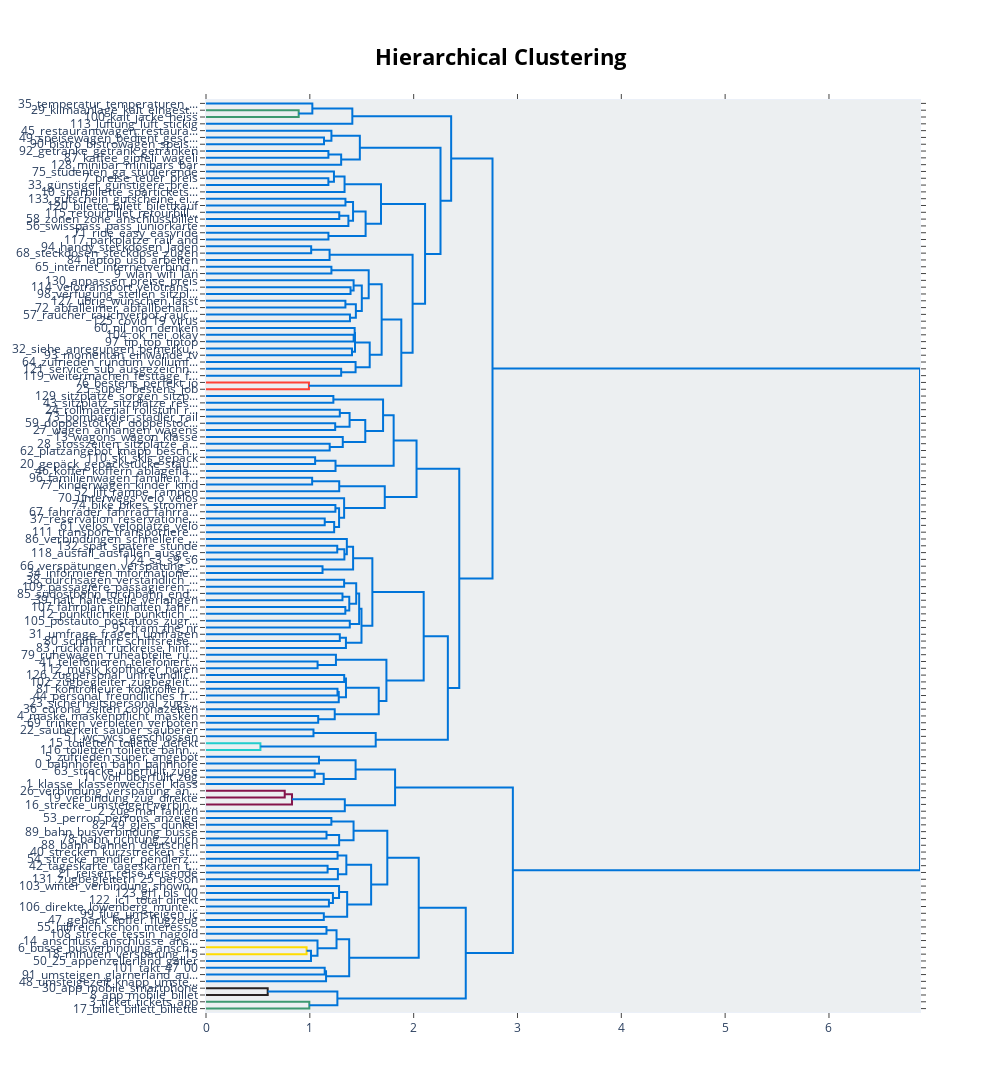

Here is the notebook cell this chart was saved with:
### Code cell
topic_model_2.visualize_hierarchy()

### Figure 1 — Plotly figure (JSON) as saved in the notebook; plotly's stock layout.template omitted (floating-point values rounded to 4 significant figures; data arrays with more than 128 entries replaced by an {"elided": "..."} marker saying what was removed)
{"data": [{"hoverinfo": "text", "marker": {"color": "rgb(61,153,112)"}, "mode": "lines", "type": "scatter", "x": [0, 0.8926, 0.8926, 0], "xaxis": "x", "y": [-15, -15, -25, -25], "yaxis": "y"}, {"hoverinfo": "text", "marker": {"color": "rgb(0,116,217)"}, "mode": "lines", "type": "scatter", "x": [0, 1.024, 1.024, 0.8926], "xaxis": "x", "y": [-5, -5, -20, -20], "yaxis": "y"}, {"hoverinfo": "text", "marker": {"color": "rgb(0,116,217)"}, "mode": "lines", "type": "scatter", "x": [1.024, 1.409, 1.409, 0], "xaxis": "x", "y": [-12.5, -12.5, -35, -35], "yaxis": "y"}, {"hoverinfo": "text", "marker": {"color": "rgb(0,116,217)"}, "mode": "lines", "type": "scatter", "x": [0, 1.137, 1.137, 0], "xaxis": "x", "y": [-55, -55, -65, -65], "yaxis": "y"}, {"hoverinfo": "text", "marker": {"color": "rgb(0,116,217)"}, "mode": "lines", "type": "scatter", "x": [0, 1.208, 1.208, 1.137], "xaxis": "x", "y": [-45, -45, -60, -60], "yaxis": "y"}, {"hoverinfo": "text", "marker": {"color": "rgb(0,116,217)"}, "mode": "lines", "type": "scatter", "x": [0, 1.179, 1.179, 0], "xaxis": "x", "y": [-75, -75, -85, -85], "yaxis": "y"}, {"hoverinfo": "text", "marker": {"color": "rgb(0,116,217)"}, "mode": "lines", "type": "scatter", "x": [1.179, 1.302, 1.302, 0], "xaxis": "x", "y": [-80, -80, -95, -95], "yaxis": "y"}, {"hoverinfo": "text", "marker": {"color": "rgb(0,116,217)"}, "mode": "lines", "type": "scatter", "x": [1.208, 1.482, 1.482, 1.302], "xaxis": "x", "y": [-52.5, -52.5, -87.5, -87.5], "yaxis": "y"}, {"hoverinfo": "text", "marker": {"color": "rgb(0,116,217)"}, "mode": "lines", "type": "scatter", "x": [0, 1.179, 1.179, 0], "xaxis": "x", "y": [-115, -115, -125, -125], "yaxis": "y"}, {"hoverinfo": "text", "marker": {"color": "rgb(0,116,217)"}, "mode": "lines", "type": "scatter", "x": [0, 1.232, 1.232, 1.179], "xaxis": "x", "y": [-105, -105, -120, -120], "yaxis": "y"}, {"hoverinfo": "text", "marker": {"color": "rgb(0,116,217)"}, "mode": "lines", "type": "scatter", "x": [1.232, 1.335, 1.335, 0], "xaxis": "x", "y": [-112.5, -112.5, -135, -135], "yaxis": "y"}, {"hoverinfo": "text", "marker": {"color": "rgb(0,116,217)"}, "mode": "lines", "type": "scatter", "x": [0, 1.343, 1.343, 0], "xaxis": "x", "y": [-145, -145, -155, -155], "yaxis": "y"}, {"hoverinfo": "text", "marker": {"color": "rgb(0,116,217)"}, "mode": "lines", "type": "scatter", "x": [0, 1.283, 1.283, 0], "xaxis": "x", "y": [-165, -165, -175, -175], "yaxis": "y"}, {"hoverinfo": "text", "marker": {"color": "rgb(0,116,217)"}, "mode": "lines", "type": "scatter", "x": [1.283, 1.371, 1.371, 0], "xaxis": "x", "y": [-170, -170, -185, -185], "yaxis": "y"}, {"hoverinfo": "text", "marker": {"color": "rgb(0,116,217)"}, "mode": "lines", "type": "scatter", "x": [1.343, 1.416, 1.416, 1.371], "xaxis": "x", "y": [-150, -150, -177.5, -177.5], "yaxis": "y"}, {"hoverinfo": "text", "marker": {"color": "rgb(0,116,217)"}, "mode": "lines", "type": "scatter", "x": [0, 1.179, 1.179, 0], "xaxis": "x", "y": [-195, -195, -205, -205], "yaxis": "y"}, {"hoverinfo": "text", "marker": {"color": "rgb(0,116,217)"}, "mode": "lines", "type": "scatter", "x": [1.416, 1.537, 1.537, 1.179], "xaxis": "x", "y": [-163.8, -163.8, -200, -200], "yaxis": "y"}, {"hoverinfo": "text", "marker": {"color": "rgb(0,116,217)"}, "mode": "lines", "type": "scatter", "x": [1.335, 1.686, 1.686, 1.537], "xaxis": "x", "y": [-123.8, -123.8, -181.9, -181.9], "yaxis": "y"}, {"hoverinfo": "text", "marker": {"color": "rgb(0,116,217)"}, "mode": "lines", "type": "scatter", "x": [0, 1.013, 1.013, 0], "xaxis": "x", "y": [-215, -215, -225, -225], "yaxis": "y"}, {"hoverinfo": "text", "marker": {"color": "rgb(0,116,217)"}, "mode": "lines", "type": "scatter", "x": [1.013, 1.19, 1.19, 0], "xaxis": "x", "y": [-220, -220, -235, -235], "yaxis": "y"}, {"hoverinfo": "text", "marker": {"color": "rgb(0,116,217)"}, "mode": "lines", "type": "scatter", "x": [0, 1.208, 1.208, 0], "xaxis": "x", "y": [-245, -245, -255, -255], "yaxis": "y"}, {"hoverinfo": "text", "marker": {"color": "rgb(0,116,217)"}, "mode": "lines", "type": "scatter", "x": [0, 1.392, 1.392, 0], "xaxis": "x", "y": [-275, -275, -285, -285], "yaxis": "y"}, {"hoverinfo": "text", "marker": {"color": "rgb(0,116,217)"}, "mode": "lines", "type": "scatter", "x": [0, 1.422, 1.422, 1.392], "xaxis": "x", "y": [-265, -265, -280, -280], "yaxis": "y"}, {"hoverinfo": "text", "marker": {"color": "rgb(0,116,217)"}, "mode": "lines", "type": "scatter", "x": [0, 1.343, 1.343, 0], "xaxis": "x", "y": [-295, -295, -305, -305], "yaxis": "y"}, {"hoverinfo": "text", "marker": {"color": "rgb(0,116,217)"}, "mode": "lines", "type": "scatter", "x": [0, 1.387, 1.387, 0], "xaxis": "x", "y": [-315, -315, -325, -325], "yaxis": "y"}, {"hoverinfo": "text", "marker": {"color": "rgb(0,116,217)"}, "mode": "lines", "type": "scatter", "x": [1.343, 1.443, 1.443, 1.387], "xaxis": "x", "y": [-300, -300, -320, -320], "yaxis": "y"}, {"hoverinfo": "text", "marker": {"color": "rgb(0,116,217)"}, "mode": "lines", "type": "scatter", "x": [1.422, 1.501, 1.501, 1.443], "xaxis": "x", "y": [-272.5, -272.5, -310, -310], "yaxis": "y"}, {"hoverinfo": "text", "marker": {"color": "rgb(0,116,217)"}, "mode": "lines", "type": "scatter", "x": [1.208, 1.567, 1.567, 1.501], "xaxis": "x", "y": [-250, -250, -291.2, -291.2], "yaxis": "y"}, {"hoverinfo": "text", "marker": {"color": "rgb(0,116,217)"}, "mode": "lines", "type": "scatter", "x": [0, 1.422, 1.422, 0], "xaxis": "x", "y": [-345, -345, -355, -355], "yaxis": "y"}, {"hoverinfo": "text", "marker": {"color": "rgb(0,116,217)"}, "mode": "lines", "type": "scatter", "x": [0, 1.432, 1.432, 1.422], "xaxis": "x", "y": [-335, -335, -350, -350], "yaxis": "y"}, {"hoverinfo": "text", "marker": {"color": "rgb(0,116,217)"}, "mode": "lines", "type": "scatter", "x": [0, 1.406, 1.406, 0], "xaxis": "x", "y": [-365, -365, -375, -375], "yaxis": "y"}, {"hoverinfo": "text", "marker": {"color": "rgb(0,116,217)"}, "mode": "lines", "type": "scatter", "x": [1.432, 1.435, 1.435, 1.406], "xaxis": "x", "y": [-342.5, -342.5, -370, -370], "yaxis": "y"}, {"hoverinfo": "text", "marker": {"color": "rgb(0,116,217)"}, "mode": "lines", "type": "scatter", "x": [0, 1.302, 1.302, 0], "xaxis": "x", "y": [-395, -395, -405, -405], "yaxis": "y"}, {"hoverinfo": "text", "marker": {"color": "rgb(0,116,217)"}, "mode": "lines", "type": "scatter", "x": [0, 1.441, 1.441, 1.302], "xaxis": "x", "y": [-385, -385, -400, -400], "yaxis": "y"}, {"hoverinfo": "text", "marker": {"color": "rgb(0,116,217)"}, "mode": "lines", "type": "scatter", "x": [1.435, 1.577, 1.577, 1.441], "xaxis": "x", "y": [-356.2, -356.2, -392.5, -392.5], "yaxis": "y"}, {"hoverinfo": "text", "marker": {"color": "rgb(0,116,217)"}, "mode": "lines", "type": "scatter", "x": [1.567, 1.692, 1.692, 1.577], "xaxis": "x", "y": [-270.6, -270.6, -374.4, -374.4], "yaxis": "y"}, {"hoverinfo": "text", "marker": {"color": "rgb(255,65,54)"}, "mode": "lines", "type": "scatter", "x": [0, 0.9913, 0.9913, 0], "xaxis": "x", "y": [-415, -415, -425, -425], "yaxis": "y"}, {"hoverinfo": "text", "marker": {"color": "rgb(0,116,217)"}, "mode": "lines", "type": "scatter", "x": [1.692, 1.881, 1.881, 0.9913], "xaxis": "x", "y": [-322.5, -322.5, -420, -420], "yaxis": "y"}, {"hoverinfo": "text", "marker": {"color": "rgb(0,116,217)"}, "mode": "lines", "type": "scatter", "x": [1.19, 1.99, 1.99, 1.881], "xaxis": "x", "y": [-227.5, -227.5, -371.2, -371.2], "yaxis": "y"}, {"hoverinfo": "text", "marker": {"color": "rgb(0,116,217)"}, "mode": "lines", "type": "scatter", "x": [1.686, 2.11, 2.11, 1.99], "xaxis": "x", "y": [-152.8, -152.8, -299.4, -299.4], "yaxis": "y"}, {"hoverinfo": "text", "marker": {"color": "rgb(0,116,217)"}, "mode": "lines", "type": "scatter", "x": [1.482, 2.259, 2.259, 2.11], "xaxis": "x", "y": [-70, -70, -226.1, -226.1], "yaxis": "y"}, {"hoverinfo": "text", "marker": {"color": "rgb(0,116,217)"}, "mode": "lines", "type": "scatter", "x": [1.409, 2.361, 2.361, 2.259], "xaxis": "x", "y": [-23.75, -23.75, -148.0, -148.0], "yaxis": "y"}, {"hoverinfo": "text", "marker": {"color": "rgb(0,116,217)"}, "mode": "lines", "type": "scatter", "x": [0, 1.227, 1.227, 0], "xaxis": "x", "y": [-435, -435, -445, -445], "yaxis": "y"}, {"hoverinfo": "text", "marker": {"color": "rgb(0,116,217)"}, "mode": "lines", "type": "scatter", "x": [0, 1.289, 1.289, 0], "xaxis": "x", "y": [-455, -455, -465, -465], "yaxis": "y"}, {"hoverinfo": "text", "marker": {"color": "rgb(0,116,217)"}, "mode": "lines", "type": "scatter", "x": [0, 1.244, 1.244, 0], "xaxis": "x", "y": [-475, -475, -485, -485], "yaxis": "y"}, {"hoverinfo": "text", "marker": {"color": "rgb(0,116,217)"}, "mode": "lines", "type": "scatter", "x": [1.289, 1.383, 1.383, 1.244], "xaxis": "x", "y": [-460, -460, -480, -480], "yaxis": "y"}, {"hoverinfo": "text", "marker": {"color": "rgb(0,116,217)"}, "mode": "lines", "type": "scatter", "x": [0, 1.191, 1.191, 0], "xaxis": "x", "y": [-505, -505, -515, -515], "yaxis": "y"}, {"hoverinfo": "text", "marker": {"color": "rgb(0,116,217)"}, "mode": "lines", "type": "scatter", "x": [0, 1.317, 1.317, 1.191], "xaxis": "x", "y": [-495, -495, -510, -510], "yaxis": "y"}, {"hoverinfo": "text", "marker": {"color": "rgb(0,116,217)"}, "mode": "lines", "type": "scatter", "x": [1.383, 1.534, 1.534, 1.317], "xaxis": "x", "y": [-470, -470, -502.5, -502.5], "yaxis": "y"}, {"hoverinfo": "text", "marker": {"color": "rgb(0,116,217)"}, "mode": "lines", "type": "scatter", "x": [1.227, 1.705, 1.705, 1.534], "xaxis": "x", "y": [-440, -440, -486.2, -486.2], "yaxis": "y"}, {"hoverinfo": "text", "marker": {"color": "rgb(0,116,217)"}, "mode": "lines", "type": "scatter", "x": [0, 1.051, 1.051, 0], "xaxis": "x", "y": [-525, -525, -535, -535], "yaxis": "y"}, {"hoverinfo": "text", "marker": {"color": "rgb(0,116,217)"}, "mode": "lines", "type": "scatter", "x": [1.051, 1.247, 1.247, 0], "xaxis": "x", "y": [-530, -530, -545, -545], "yaxis": "y"}, {"hoverinfo": "text", "marker": {"color": "rgb(0,116,217)"}, "mode": "lines", "type": "scatter", "x": [1.705, 1.807, 1.807, 1.247], "xaxis": "x", "y": [-463.1, -463.1, -537.5, -537.5], "yaxis": "y"}, {"hoverinfo": "text", "marker": {"color": "rgb(0,116,217)"}, "mode": "lines", "type": "scatter", "x": [0, 1.022, 1.022, 0], "xaxis": "x", "y": [-555, -555, -565, -565], "yaxis": "y"}, {"hoverinfo": "text", "marker": {"color": "rgb(0,116,217)"}, "mode": "lines", "type": "scatter", "x": [1.022, 1.283, 1.283, 0], "xaxis": "x", "y": [-560, -560, -575, -575], "yaxis": "y"}, {"hoverinfo": "text", "marker": {"color": "rgb(0,116,217)"}, "mode": "lines", "type": "scatter", "x": [0, 1.246, 1.246, 0], "xaxis": "x", "y": [-595, -595, -605, -605], "yaxis": "y"}, {"hoverinfo": "text", "marker": {"color": "rgb(0,116,217)"}, "mode": "lines", "type": "scatter", "x": [0, 1.143, 1.143, 0], "xaxis": "x", "y": [-615, -615, -625, -625], "yaxis": "y"}, {"hoverinfo": "text", "marker": {"color": "rgb(0,116,217)"}, "mode": "lines", "type": "scatter", "x": [1.143, 1.234, 1.234, 0], "xaxis": "x", "y": [-620, -620, -635, -635], "yaxis": "y"}, {"hoverinfo": "text", "marker": {"color": "rgb(0,116,217)"}, "mode": "lines", "type": "scatter", "x": [1.246, 1.282, 1.282, 1.234], "xaxis": "x", "y": [-600, -600, -627.5, -627.5], "yaxis": "y"}, {"hoverinfo": "text", "marker": {"color": "rgb(0,116,217)"}, "mode": "lines", "type": "scatter", "x": [0, 1.33, 1.33, 1.282], "xaxis": "x", "y": [-585, -585, -613.8, -613.8], "yaxis": "y"}, {"hoverinfo": "text", "marker": {"color": "rgb(0,116,217)"}, "mode": "lines", "type": "scatter", "x": [1.283, 1.722, 1.722, 1.33], "xaxis": "x", "y": [-567.5, -567.5, -599.4, -599.4], "yaxis": "y"}, {"hoverinfo": "text", "marker": {"color": "rgb(0,116,217)"}, "mode": "lines", "type": "scatter", "x": [1.807, 2.028, 2.028, 1.722], "xaxis": "x", "y": [-500.3, -500.3, -583.4, -583.4], "yaxis": "y"}, {"hoverinfo": "text", "marker": {"color": "rgb(0,116,217)"}, "mode": "lines", "type": "scatter", "x": [0, 1.264, 1.264, 0], "xaxis": "x", "y": [-655, -655, -665, -665], "yaxis": "y"}, {"hoverinfo": "text", "marker": {"color": "rgb(0,116,217)"}, "mode": "lines", "type": "scatter", "x": [1.264, 1.333, 1.333, 0], "xaxis": "x", "y": [-660, -660, -675, -675], "yaxis": "y"}, {"hoverinfo": "text", "marker": {"color": "rgb(0,116,217)"}, "mode": "lines", "type": "scatter", "x": [0, 1.356, 1.356, 1.333], "xaxis": "x", "y": [-645, -645, -667.5, -667.5], "yaxis": "y"}, {"hoverinfo": "text", "marker": {"color": "rgb(0,116,217)"}, "mode": "lines", "type": "scatter", "x": [0, 1.122, 1.122, 0], "xaxis": "x", "y": [-685, -685, -695, -695], "yaxis": "y"}, {"hoverinfo": "text", "marker": {"color": "rgb(0,116,217)"}, "mode": "lines", "type": "scatter", "x": [1.356, 1.417, 1.417, 1.122], "xaxis": "x", "y": [-656.2, -656.2, -690, -690], "yaxis": "y"}, {"hoverinfo": "text", "marker": {"color": "rgb(0,116,217)"}, "mode": "lines", "type": "scatter", "x": [0, 1.33, 1.33, 0], "xaxis": "x", "y": [-705, -705, -715, -715], "yaxis": "y"}, {"hoverinfo": "text", "marker": {"color": "rgb(0,116,217)"}, "mode": "lines", "type": "scatter", "x": [0, 1.314, 1.314, 0], "xaxis": "x", "y": [-725, -725, -735, -735], "yaxis": "y"}, {"hoverinfo": "text", "marker": {"color": "rgb(0,116,217)"}, "mode": "lines", "type": "scatter", "x": [0, 1.342, 1.342, 0], "xaxis": "x", "y": [-745, -745, -755, -755], "yaxis": "y"}, {"hoverinfo": "text", "marker": {"color": "rgb(0,116,217)"}, "mode": "lines", "type": "scatter", "x": [1.314, 1.38, 1.38, 1.342], "xaxis": "x", "y": [-730, -730, -750, -750], "yaxis": "y"}, {"hoverinfo": "text", "marker": {"color": "rgb(0,116,217)"}, "mode": "lines", "type": "scatter", "x": [1.33, 1.447, 1.447, 1.38], "xaxis": "x", "y": [-710, -710, -740, -740], "yaxis": "y"}, {"hoverinfo": "text", "marker": {"color": "rgb(0,116,217)"}, "mode": "lines", "type": "scatter", "x": [0, 1.385, 1.385, 0], "xaxis": "x", "y": [-765, -765, -775, -775], "yaxis": "y"}, {"hoverinfo": "text", "marker": {"color": "rgb(0,116,217)"}, "mode": "lines", "type": "scatter", "x": [1.447, 1.475, 1.475, 1.385], "xaxis": "x", "y": [-725, -725, -770, -770], "yaxis": "y"}, {"hoverinfo": "text", "marker": {"color": "rgb(0,116,217)"}, "mode": "lines", "type": "scatter", "x": [0, 1.289, 1.289, 0], "xaxis": "x", "y": [-785, -785, -795, -795], "yaxis": "y"}, {"hoverinfo": "text", "marker": {"color": "rgb(0,116,217)"}, "mode": "lines", "type": "scatter", "x": [1.289, 1.348, 1.348, 0], "xaxis": "x", "y": [-790, -790, -805, -805], "yaxis": "y"}, {"hoverinfo": "text", "marker": {"color": "rgb(0,116,217)"}, "mode": "lines", "type": "scatter", "x": [1.475, 1.498, 1.498, 1.348], "xaxis": "x", "y": [-747.5, -747.5, -797.5, -797.5], "yaxis": "y"}, {"hoverinfo": "text", "marker": {"color": "rgb(0,116,217)"}, "mode": "lines", "type": "scatter", "x": [1.417, 1.602, 1.602, 1.498], "xaxis": "x", "y": [-673.1, -673.1, -772.5, -772.5], "yaxis": "y"}, {"hoverinfo": "text", "marker": {"color": "rgb(0,116,217)"}, "mode": "lines", "type": "scatter", "x": [0, 1.075, 1.075, 0], "xaxis": "x", "y": [-825, -825, -835, -835], "yaxis": "y"}, {"hoverinfo": "text", "marker": {"color": "rgb(0,116,217)"}, "mode": "lines", "type": "scatter", "x": [0, 1.251, 1.251, 1.075], "xaxis": "x", "y": [-815, -815, -830, -830], "yaxis": "y"}, {"hoverinfo": "text", "marker": {"color": "rgb(0,116,217)"}, "mode": "lines", "type": "scatter", "x": [0, 1.331, 1.331, 0], "xaxis": "x", "y": [-845, -845, -855, -855], "yaxis": "y"}, {"hoverinfo": "text", "marker": {"color": "rgb(0,116,217)"}, "mode": "lines", "type": "scatter", "x": [0, 1.266, 1.266, 0], "xaxis": "x", "y": [-865, -865, -875, -875], "yaxis": "y"}, {"hoverinfo": "text", "marker": {"color": "rgb(0,116,217)"}, "mode": "lines", "type": "scatter", "x": [1.266, 1.279, 1.279, 0], "xaxis": "x", "y": [-870, -870, -885, -885], "yaxis": "y"}, {"hoverinfo": "text", "marker": {"color": "rgb(0,116,217)"}, "mode": "lines", "type": "scatter", "x": [1.331, 1.348, 1.348, 1.279], "xaxis": "x", "y": [-850, -850, -877.5, -877.5], "yaxis": "y"}, {"hoverinfo": "text", "marker": {"color": "rgb(0,116,217)"}, "mode": "lines", "type": "scatter", "x": [0, 1.081, 1.081, 0], "xaxis": "x", "y": [-905, -905, -915, -915], "yaxis": "y"}, {"hoverinfo": "text", "marker": {"color": "rgb(0,116,217)"}, "mode": "lines", "type": "scatter", "x": [0, 1.24, 1.24, 1.081], "xaxis": "x", "y": [-895, -895, -910, -910], "yaxis": "y"}, {"hoverinfo": "text", "marker": {"color": "rgb(0,116,217)"}, "mode": "lines", "type": "scatter", "x": [1.348, 1.664, 1.664, 1.24], "xaxis": "x", "y": [-863.8, -863.8, -902.5, -902.5], "yaxis": "y"}, {"hoverinfo": "text", "marker": {"color": "rgb(0,116,217)"}, "mode": "lines", "type": "scatter", "x": [1.251, 1.738, 1.738, 1.664], "xaxis": "x", "y": [-822.5, -822.5, -883.1, -883.1], "yaxis": "y"}, {"hoverinfo": "text", "marker": {"color": "rgb(0,116,217)"}, "mode": "lines", "type": "scatter", "x": [1.602, 2.097, 2.097, 1.738], "xaxis": "x", "y": [-722.8, -722.8, -852.8, -852.8], "yaxis": "y"}, {"hoverinfo": "text", "marker": {"color": "rgb(0,116,217)"}, "mode": "lines", "type": "scatter", "x": [0, 1.035, 1.035, 0], "xaxis": "x", "y": [-925, -925, -935, -935], "yaxis": "y"}, {"hoverinfo": "text", "marker": {"color": "rgb(35,205,205)"}, "mode": "lines", "type": "scatter", "x": [0, 0.5239, 0.5239, 0], "xaxis": "x", "y": [-945, -945, -955, -955], "yaxis": "y"}, {"hoverinfo": "text", "marker": {"color": "rgb(0,116,217)"}, "mode": "lines", "type": "scatter", "x": [1.035, 1.635, 1.635, 0.5239], "xaxis": "x", "y": [-930, -930, -950, -950], "yaxis": "y"}, {"hoverinfo": "text", "marker": {"color": "rgb(0,116,217)"}, "mode": "lines", "type": "scatter", "x": [2.097, 2.329, 2.329, 1.635], "xaxis": "x", "y": [-787.8, -787.8, -940, -940], "yaxis": "y"}, {"hoverinfo": "text", "marker": {"color": "rgb(0,116,217)"}, "mode": "lines", "type": "scatter", "x": [2.028, 2.439, 2.439, 2.329], "xaxis": "x", "y": [-541.9, -541.9, -863.9, -863.9], "yaxis": "y"}, {"hoverinfo": "text", "marker": {"color": "rgb(0,116,217)"}, "mode": "lines", "type": "scatter", "x": [2.361, 2.759, 2.759, 2.439], "xaxis": "x", "y": [-85.9, -85.9, -702.9, -702.9], "yaxis": "y"}, {"hoverinfo": "text", "marker": {"color": "rgb(0,116,217)"}, "mode": "lines", "type": "scatter", "x": [0, 1.088, 1.088, 0], "xaxis": "x", "y": [-965, -965, -975, -975], "yaxis": "y"}, {"hoverinfo": "text", "marker": {"color": "rgb(0,116,217)"}, "mode": "lines", "type": "scatter", "x": [0, 1.047, 1.047, 0], "xaxis": "x", "y": [-985, -985, -995, -995], "yaxis": "y"}, {"hoverinfo": "text", "marker": {"color": "rgb(0,116,217)"}, "mode": "lines", "type": "scatter", "x": [1.047, 1.134, 1.134, 0], "xaxis": "x", "y": [-990, -990, -1005, -1005], "yaxis": "y"}, {"hoverinfo": "text", "marker": {"color": "rgb(0,116,217)"}, "mode": "lines", "type": "scatter", "x": [1.088, 1.441, 1.441, 1.134], "xaxis": "x", "y": [-970, -970, -997.5, -997.5], "yaxis": "y"}, {"hoverinfo": "text", "marker": {"color": "rgb(133,20,75)"}, "mode": "lines", "type": "scatter", "x": [0, 0.7582, 0.7582, 0], "xaxis": "x", "y": [-1015, -1015, -1025, -1025], "yaxis": "y"}, {"hoverinfo": "text", "marker": {"color": "rgb(133,20,75)"}, "mode": "lines", "type": "scatter", "x": [0.7582, 0.8284, 0.8284, 0], "xaxis": "x", "y": [-1020, -1020, -1035, -1035], "yaxis": "y"}, {"hoverinfo": "text", "marker": {"color": "rgb(0,116,217)"}, "mode": "lines", "type": "scatter", "x": [0.8284, 1.337, 1.337, 0], "xaxis": "x", "y": [-1028.0, -1028.0, -1045, -1045], "yaxis": "y"}, {"hoverinfo": "text", "marker": {"color": "rgb(0,116,217)"}, "mode": "lines", "type": "scatter", "x": [1.441, 1.821, 1.821, 1.337], "xaxis": "x", "y": [-983.8, -983.8, -1036.0, -1036.0], "yaxis": "y"}, {"hoverinfo": "text", "marker": {"color": "rgb(0,116,217)"}, "mode": "lines", "type": "scatter", "x": [0, 1.207, 1.207, 0], "xaxis": "x", "y": [-1055, -1055, -1065, -1065], "yaxis": "y"}, {"hoverinfo": "text", "marker": {"color": "rgb(0,116,217)"}, "mode": "lines", "type": "scatter", "x": [0, 1.161, 1.161, 0], "xaxis": "x", "y": [-1075, -1075, -1085, -1085], "yaxis": "y"}, {"hoverinfo": "text", "marker": {"color": "rgb(0,116,217)"}, "mode": "lines", "type": "scatter", "x": [1.161, 1.282, 1.282, 0], "xaxis": "x", "y": [-1080, -1080, -1095, -1095], "yaxis": "y"}, {"hoverinfo": "text", "marker": {"color": "rgb(0,116,217)"}, "mode": "lines", "type": "scatter", "x": [1.207, 1.421, 1.421, 1.282], "xaxis": "x", "y": [-1060, -1060, -1088.0, -1088.0], "yaxis": "y"}, {"hoverinfo": "text", "marker": {"color": "rgb(0,116,217)"}, "mode": "lines", "type": "scatter", "x": [0, 1.267, 1.267, 0], "xaxis": "x", "y": [-1105, -1105, -1115, -1115], "yaxis": "y"}, {"hoverinfo": "text", "marker": {"color": "rgb(0,116,217)"}, "mode": "lines", "type": "scatter", "x": [0, 1.171, 1.171, 0], "xaxis": "x", "y": [-1125, -1125, -1135, -1135], "yaxis": "y"}, {"hoverinfo": "text", "marker": {"color": "rgb(0,116,217)"}, "mode": "lines", "type": "scatter", "x": [1.171, 1.27, 1.27, 0], "xaxis": "x", "y": [-1130, -1130, -1145, -1145], "yaxis": "y"}, {"hoverinfo": "text", "marker": {"color": "rgb(0,116,217)"}, "mode": "lines", "type": "scatter", "x": [1.267, 1.352, 1.352, 1.27], "xaxis": "x", "y": [-1110, -1110, -1138.0, -1138.0], "yaxis": "y"}, {"hoverinfo": "text", "marker": {"color": "rgb(0,116,217)"}, "mode": "lines", "type": "scatter", "x": [0, 1.184, 1.184, 0], "xaxis": "x", "y": [-1175, -1175, -1185, -1185], "yaxis": "y"}, {"hoverinfo": "text", "marker": {"color": "rgb(0,116,217)"}, "mode": "lines", "type": "scatter", "x": [0, 1.222, 1.222, 1.184], "xaxis": "x", "y": [-1165, -1165, -1180, -1180], "yaxis": "y"}, {"hoverinfo": "text", "marker": {"color": "rgb(0,116,217)"}, "mode": "lines", "type": "scatter", "x": [0, 1.281, 1.281, 1.222], "xaxis": "x", "y": [-1155, -1155, -1172.0, -1172.0], "yaxis": "y"}, {"hoverinfo": "text", "marker": {"color": "rgb(0,116,217)"}, "mode": "lines", "type": "scatter", "x": [0, 1.135, 1.135, 0], "xaxis": "x", "y": [-1195, -1195, -1205, -1205], "yaxis": "y"}, {"hoverinfo": "text", "marker": {"color": "rgb(0,116,217)"}, "mode": "lines", "type": "scatter", "x": [1.281, 1.36, 1.36, 1.135], "xaxis": "x", "y": [-1164.0, -1164.0, -1200, -1200], "yaxis": "y"}, {"hoverinfo": "text", "marker": {"color": "rgb(0,116,217)"}, "mode": "lines", "type": "scatter", "x": [1.352, 1.59, 1.59, 1.36], "xaxis": "x", "y": [-1124.0, -1124.0, -1182.0, -1182.0], "yaxis": "y"}, {"hoverinfo": "text", "marker": {"color": "rgb(0,116,217)"}, "mode": "lines", "type": "scatter", "x": [1.421, 1.746, 1.746, 1.59], "xaxis": "x", "y": [-1074.0, -1074.0, -1153.0, -1153.0], "yaxis": "y"}, {"hoverinfo": "text", "marker": {"color": "rgb(0,116,217)"}, "mode": "lines", "type": "scatter", "x": [0, 1.16, 1.16, 0], "xaxis": "x", "y": [-1215, -1215, -1225, -1225], "yaxis": "y"}, {"hoverinfo": "text", "marker": {"color": "rgb(255,220,0)"}, "mode": "lines", "type": "scatter", "x": [0, 0.9687, 0.9687, 0], "xaxis": "x", "y": [-1245, -1245, -1255, -1255], "yaxis": "y"}, {"hoverinfo": "text", "marker": {"color": "rgb(0,116,217)"}, "mode": "lines", "type": "scatter", "x": [0.9687, 1.011, 1.011, 0], "xaxis": "x", "y": [-1250, -1250, -1265, -1265], "yaxis": "y"}, {"hoverinfo": "text", "marker": {"color": "rgb(0,116,217)"}, "mode": "lines", "type": "scatter", "x": [0, 1.074, 1.074, 1.011], "xaxis": "x", "y": [-1235, -1235, -1258.0, -1258.0], "yaxis": "y"}, {"hoverinfo": "text", "marker": {"color": "rgb(0,116,217)"}, "mode": "lines", "type": "scatter", "x": [1.16, 1.257, 1.257, 1.074], "xaxis": "x", "y": [-1220, -1220, -1246.0, -1246.0], "yaxis": "y"}, {"hoverinfo": "text", "marker": {"color": "rgb(0,116,217)"}, "mode": "lines", "type": "scatter", "x": [0, 1.143, 1.143, 0], "xaxis": "x", "y": [-1275, -1275, -1285, -1285], "yaxis": "y"}, {"hoverinfo": "text", "marker": {"color": "rgb(0,116,217)"}, "mode": "lines", "type": "scatter", "x": [1.143, 1.156, 1.156, 0], "xaxis": "x", "y": [-1280, -1280, -1295, -1295], "yaxis": "y"}, {"hoverinfo": "text", "marker": {"color": "rgb(0,116,217)"}, "mode": "lines", "type": "scatter", "x": [1.257, 1.379, 1.379, 1.156], "xaxis": "x", "y": [-1233.0, -1233.0, -1288.0, -1288.0], "yaxis": "y"}, {"hoverinfo": "text", "marker": {"color": "rgb(0,116,217)"}, "mode": "lines", "type": "scatter", "x": [1.746, 2.049, 2.049, 1.379], "xaxis": "x", "y": [-1113.0, -1113.0, -1260.0, -1260.0], "yaxis": "y"}, {"hoverinfo": "text", "marker": {"color": "rgb(40,35,35)"}, "mode": "lines", "type": "scatter", "x": [0, 0.5943, 0.5943, 0], "xaxis": "x", "y": [-1305, -1305, -1315, -1315], "yaxis": "y"}, {"hoverinfo": "text", "marker": {"color": "rgb(61,153,112)"}, "mode": "lines", "type": "scatter", "x": [0, 0.9949, 0.9949, 0], "xaxis": "x", "y": [-1325, -1325, -1335, -1335], "yaxis": "y"}, {"hoverinfo": "text", "marker": {"color": "rgb(0,116,217)"}, "mode": "lines", "type": "scatter", "x": [0.5943, 1.265, 1.265, 0.9949], "xaxis": "x", "y": [-1310, -1310, -1330, -1330], "yaxis": "y"}, {"hoverinfo": "text", "marker": {"color": "rgb(0,116,217)"}, "mode": "lines", "type": "scatter", "x": [2.049, 2.502, 2.502, 1.265], "xaxis": "x", "y": [-1187.0, -1187.0, -1320, -1320], "yaxis": "y"}, {"hoverinfo": "text", "marker": {"color": "rgb(0,116,217)"}, "mode": "lines", "type": "scatter", "x": [1.821, 2.955, 2.955, 2.502], "xaxis": "x", "y": [-1010, -1010, -1253.0, -1253.0], "yaxis": "y"}, {"hoverinfo": "text", "marker": {"color": "rgb(0,116,217)"}, "mode": "lines", "type": "scatter", "x": [2.759, 6.877, 6.877, 2.955], "xaxis": "x", "y": [-394.4, -394.4, -1132.0, -1132.0], "yaxis": "y"}], "layout": {"autosize": false, "height": 2210, "hoverlabel": {"bgcolor": "white", "font": {"family": "Rockwell", "size": 16}}, "hovermode": "closest", "plot_bgcolor": "#ECEFF1", "showlegend": false, "title": {"font": {"color": "Black", "size": 22}, "text": "<b>Hierarchical Clustering</b>", "x": 0.5, "xanchor": "center", "yanchor": "top"}, "width": 1000, "xaxis": {"mirror": "allticks", "rangemode": "tozero", "showgrid": false, "showline": true, "showticklabels": true, "ticks": "outside", "type": "linear", "zeroline": false}, "yaxis": {"mirror": "allticks", "range": [-1340, 0], "rangemode": "tozero", "showgrid": false, "showline": true, "showticklabels": true, "tickmode": "array", "ticks": "outside", "ticktext": {"elided": "134 str values"}, "tickvals": {"elided": "134 int values"}, "type": "linear", "zeroline": false}}}
